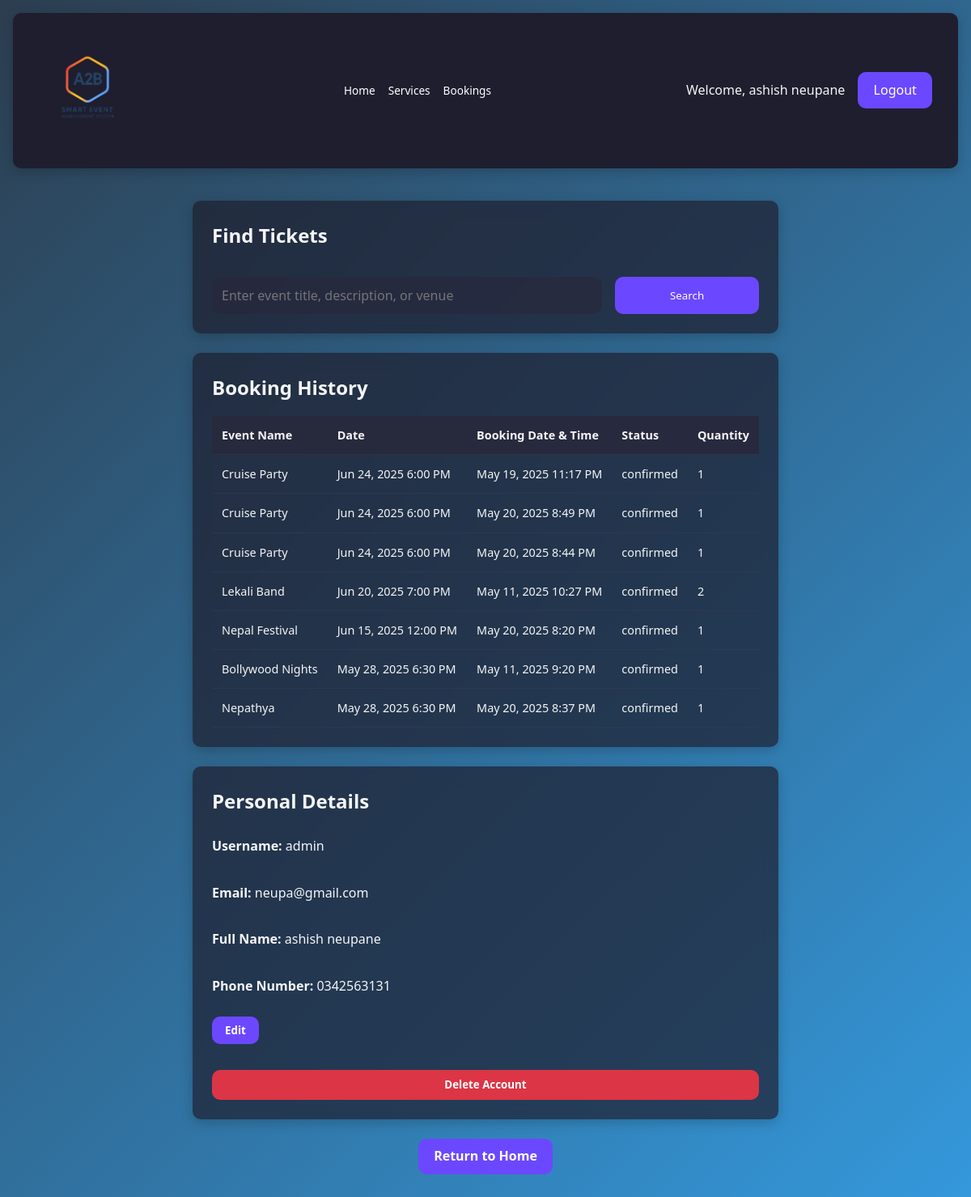
/user_profile.php (signed in), run on the app's committed database.
### tables this page shows
CREATE TABLE IF NOT EXISTS `bookings` (
  `booking_id` int NOT NULL AUTO_INCREMENT,
  `user_id` int DEFAULT NULL,
  `unreg_user_id` int DEFAULT NULL,
  `event_id` int NOT NULL,
  `booking_date` datetime NOT NULL,
  `status` varchar(50) NOT NULL,
  `ticket_quantity` int NOT NULL,
  `check_in_status` tinyint NOT NULL DEFAULT '0',
  PRIMARY KEY (`booking_id`),
  KEY `event_id` (`event_id`),
  KEY `user_id` (`user_id`),
  KEY `unreg_user_id` (`unreg_user_id`)
);

CREATE TABLE IF NOT EXISTS `events` (
  `event_id` int NOT NULL AUTO_INCREMENT,
  `title` varchar(100) NOT NULL,
  `description` text,
  `venue_id` int DEFAULT NULL,
  `start_datetime` datetime NOT NULL,
  `image_path` varchar(255) DEFAULT NULL,
  `created_by_type` enum('system_admin','venue_admin') NOT NULL,
  `created_by_id` int NOT NULL,
  `status` enum('pending','approved','rejected') DEFAULT 'pending',
  `created_at` timestamp NOT NULL DEFAULT CURRENT_TIMESTAMP,
  `booking_status` enum('open','closed') DEFAULT 'open',
  PRIMARY KEY (`event_id`),
  KEY `venue_id` (`venue_id`)
);

### user_profile.php (the view, shortened to what this page needs)
<?php
require_once 'Connection/sql_auth.php';
$stmt = $db->prepare("SELECT b.*, e.title, e.start_datetime, b.booking_date
                     FROM bookings b
                     JOIN events e ON b.event_id = e.event_id
                     WHERE b.user_id = ? ORDER BY e.start_datetime DESC");
$stmt->bind_param("i", $_SESSION['user_id']);
$stmt->execute();
$bookings = $stmt->get_result()->fetch_all(MYSQLI_ASSOC);
?>
<!DOCTYPE html>
<html lang="en">
<head>
    <link rel="stylesheet" href="https://cdnjs.cloudflare.com/ajax/libs/font-awesome/6.0.0-beta3/css/all.min.css">
</head>
<body>
    <header>
        <div class="container header-container">
            <a href="index.php" class="logo">
                <img src="images/a2b.png" alt="EventHub Logo" loading="lazy" onerror="this.src=''; this.alt='EventHub';">
            </a>
            <div class="nav-menu">
                <ul class="nav-links">
                    <li><a href="index.php">Home</a></li>
                    <li><a href="services.php">Services</a></li>
                    <li><a href="booking.php">Bookings</a></li>
                </ul>
            </div>
            <div class="user-actions">
                <?php if (isset($_SESSION['user_id'])): ?>
                    <span class="welcome-message">Welcome, <?= htmlspecialchars($_SESSION['full_name'] ?? 'User') ?></span>
                    <a href="logout.php" class="btn">Logout</a>
                <?php endif; ?>
            </div>
        </div>
    </header>
    <div class="container">
        <div class="section find-tickets">
            <h2>Find Tickets</h2>
            <form method="POST">
                <input type="text" name="search_term" placeholder="Enter event title, description, or venue" required>
                <button type="submit">Search</button>
            </form>
        </div>
        <div class="section">
            <h2>Booking History</h2>
            <?php if (empty($bookings)): ?>
                <p>No bookings found.</p>
            <?php else: ?>
                <div class="booking-table">
                    <table>
                        <thead>
                            <tr>
                                <th>Event Name</th>
                                <th>Date</th>
                                <th>Booking Date & Time</th>
                                <th>Status</th>
                                <th>Quantity</th>
                            </tr>
                        </thead>
                        <tbody>
                            <?php foreach ($bookings as $booking): ?>
                                <tr>
                                    <td><?= htmlspecialchars($booking['title'] ?? 'N/A') ?></td>
                                    <td><?= htmlspecialchars(date('M j, Y g:i A', strtotime($booking['start_datetime']))) ?></td>
                                    <td><?= htmlspecialchars(date('M j, Y g:i A', strtotime($booking['booking_date']))) ?></td>
                                    <td><?= htmlspecialchars($booking['status'] ?? 'N/A') ?></td>
                                    <td><?= htmlspecialchars($booking['ticket_quantity'] ?? '1') ?></td>
                                </tr>
                            <?php endforeach; ?>
                        </tbody>
                    </table>
                </div>
            <?php endif; ?>
        </div>
        <div class="section">
            <h2>Personal Details</h2>
            <div class="personal-details">
                <p><strong>Username:</strong> <?= htmlspecialchars($_SESSION['username'] ?? 'Not set') ?></p>
                <p><strong>Email:</strong> <?= htmlspecialchars($_SESSION['email'] ?? 'Not set') ?></p>
                <p><strong>Full Name:</strong> <?= htmlspecialchars($_SESSION['full_name'] ?? 'Not set') ?></p>
                <p><strong>Phone Number:</strong> <?= htmlspecialchars($_SESSION['phone_num'] ?? 'Not set') ?></p>
                <button class="btn edit-btn">Edit</button>
                <button class="btn delete-btn">Delete Account</button>
            </div>
        </div>
        <div style="text-align: center; margin-top: 1rem;">
            <a href="index.php" class="btn">Return to Home</a>
        </div>
    </div>
</body>
</html>

### user_profile.php (style rules this page uses)
:root { --primary-color: #6b48ff; --secondary-color: #1e1e2f; --accent-color: #ff2e63; --light-color: #f5f5f5; --glass-bg: rgba(30, 30, 46, 0.7); --shadow: 0 4px 15px rgba(0, 0, 0, 0.2); --success-color: #28a745; --error-color: #dc3545; --border-radius: 10px; }
* { box-sizing: border-box; margin: 0; padding: 0; font-family: 'Segoe UI', Arial, sans-serif; }
body { background: linear-gradient(135deg, #2c3e50, #3498db); color: var(--light-color); line-height: 1.6; min-height: 100vh; display: flex; flex-direction: column; padding: 1rem; }
.container { max-width: 1200px; margin: 0 auto; padding: 1rem; }
header { background: var(--secondary-color); padding: 1rem; border-radius: var(--border-radius); margin-bottom: 1.5rem; box-shadow: var(--shadow); }
.header-container { display: flex; justify-content: space-between; align-items: center; flex-wrap: wrap; gap: 1rem; }
.logo img { height: 120px; max-width: 100%; transition: transform 0.2s ease; }
.nav-menu { display: flex; align-items: center; flex: 1; justify-content: center; }
.nav-links { list-style: none; display: flex; align-items: center; margin: 0; padding: 0; flex-wrap: wrap; }
.nav-links li { margin-left: 1rem; }
.nav-links a { color: white; text-decoration: none; font-weight: 500; font-size: 0.85rem; transition: color 0.3s ease; }
.user-actions { display: flex; align-items: center; gap: 1rem; }
.user-actions .welcome-message { font-size: 1rem; }
.user-actions a { color: white; text-decoration: none; font-weight: 500; transition: color 0.3s ease; }
.btn { background: var(--primary-color); color: white; padding: 0.6rem 1.2rem; border: none; border-radius: var(--border-radius); text-decoration: none; font-weight: 600; transition: background 0.3s ease, transform 0.2s ease; cursor: pointer; display: inline-block; }
.delete-btn { background: #dc3545; margin-top: 1rem; }
.section { background: var(--glass-bg); backdrop-filter: blur(10px); border-radius: var(--border-radius); padding: 1.5rem; box-shadow: var(--shadow); margin-bottom: 1.5rem; transition: transform 0.3s ease; }
.section h2 { font-size: 1.5rem; margin-bottom: 1rem; color: var(--light-color); }
.find-tickets { display: flex; flex-direction: column; gap: 1rem; }
.find-tickets form { display: flex; gap: 1rem; flex-wrap: wrap; }
.find-tickets input { flex: 1 1 70%; padding: 0.75rem; border: none; border-radius: var(--border-radius); background: rgba(40, 40, 60, 0.7); color: var(--light-color); font-size: 1rem; }
.find-tickets button[type="submit"] { flex: 1 1 25%; padding: 0.75rem 1.5rem; background: var(--primary-color); color: white; border: none; border-radius: var(--border-radius); cursor: pointer; transition: background 0.3s ease; white-space: nowrap; }
.booking-table table { width: 100%; border-collapse: collapse; margin-top: 1rem; }
.booking-table th, .booking-table td { padding: 0.75rem; text-align: left; border-bottom: 1px solid rgba(60, 60, 80, 0.5); font-size: 0.9rem; }
.booking-table th { background: rgba(40, 40, 60, 0.9); color: var(--light-color); }
.personal-details { display: flex; flex-direction: column; gap: 1rem; }
.personal-details p { margin: 0.5rem 0; font-size: 1rem; }
.personal-details .edit-btn { width: fit-content; padding: 0.5rem 1rem; }

### data on the page
bookings: event.title "Cruise Party", event.start_datetime "Jun 24, 2025 6:00 PM", booking_date "May 19, 2025 11:17 PM", status "confirmed", ticket_quantity "1"
bookings: event.title "Cruise Party", event.start_datetime "Jun 24, 2025 6:00 PM", booking_date "May 20, 2025 8:49 PM", status "confirmed", ticket_quantity "1"
bookings: event.title "Cruise Party", event.start_datetime "Jun 24, 2025 6:00 PM", booking_date "May 20, 2025 8:44 PM", status "confirmed", ticket_quantity "1"
bookings: event.title "Lekali Band", event.start_datetime "Jun 20, 2025 7:00 PM", booking_date "May 11, 2025 10:27 PM", status "confirmed", ticket_quantity "2"
bookings: event.title "Nepal Festival", event.start_datetime "Jun 15, 2025 12:00 PM", booking_date "May 20, 2025 8:20 PM", status "confirmed", ticket_quantity "1"
bookings: event.title "Bollywood Nights", event.start_datetime "May 28, 2025 6:30 PM", booking_date "May 11, 2025 9:20 PM", status "confirmed", ticket_quantity "1"
bookings: event.title "Nepathya", event.start_datetime "May 28, 2025 6:30 PM", booking_date "May 20, 2025 8:37 PM", status "confirmed", ticket_quantity "1"

### other printed values
$_SESSION['full_name'] "ashish neupane"
$_SESSION['username'] "admin"
$_SESSION['email'] "neupa@gmail.com"
$_SESSION['phone_num'] "0342563131"
